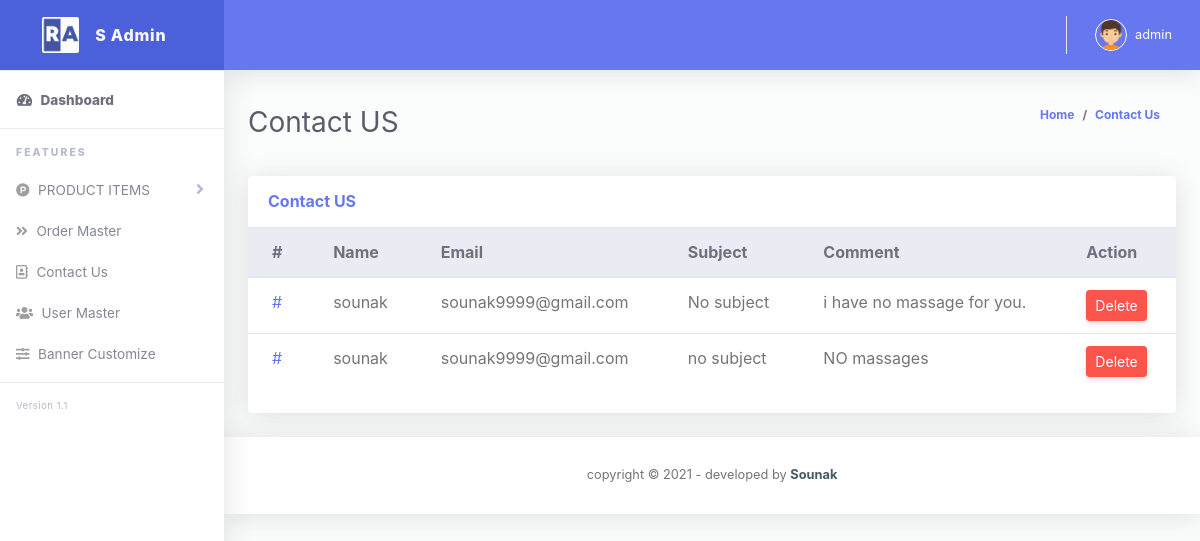
/admin/contact_us.php (signed in), run on the app's committed database.
### tables this page shows
CREATE TABLE `contact_us` (
  `id` int(11) NOT NULL,
  `name` varchar(255) NOT NULL,
  `email` varchar(75) NOT NULL,
  `subject` varchar(100) NOT NULL,
  `comment` text NOT NULL,
  `added_on` datetime NOT NULL
);

### admin/contact_us.php (the view, shortened to what this page needs)
<?php
	require('header.inc.php');
					?>
        <div class="container-fluid" id="container-wrapper">
          <div class="d-sm-flex align-items-center justify-content-between mb-4">
            <h1 class="h3 mb-0 text-gray-800">Contact US</h1>
            <ol class="breadcrumb">
              <li class="breadcrumb-item"><a href="index.php">Home</a></li>
              <li class="breadcrumb-item"><a href="contact_us.php">Contact Us</a></li>
            </ol>
          </div>
          <div class="row">
            <div class="col-lg-12 mb-4">
              <div class="card">
                <div class="card-header py-3 d-flex flex-row align-items-center justify-content-between">
                  <h6 class="m-0 font-weight-bold text-primary">Contact US</h6>
                </div>
                <div class="table-responsive">
                  <table class="table align-items-center table-flush">
                    <thead class="thead-light">
                      <tr>
                        <th>#</th>
                        <th>Name</th>
                        <th>Email</th>
                        <th>Subject</th>
                        <th>Comment</th>
                        <th>Action</th>
                      </tr>
                    </thead>
                    <tbody>
					<?php
						$sql="select * from contact_us";
						$result=mysqli_query($conn,$sql);
						while($row=mysqli_fetch_assoc($result)){
					?>
                      <tr>
                        <td><a href="#">#</a></td>
                        <td><?php echo $row['name']?></td>
                        <td><?php echo $row['email']?></td>
                        <td><?php echo $row['subject']?></td>
                        <td><?php echo $row['comment']?></td>
                        <td><a href="contact_us.php?oparetion=delete&id=<?php echo $row['id']?>" class="btn btn-sm btn-danger">Delete</a></td>
                      </tr>
					<?php
						}
					?>
                    </tbody>
                  </table>
                </div>
                <div class="card-footer"></div>
              </div>
            </div>
          </div>
        </div>
<?php
	require('footer.inc.php');
?>

### data on the page
contact_us: name "sounak", email "sounak9999@gmail.com", subject "No subject", comment "i have no massage for you."
contact_us: name "sounak", email "sounak9999@gmail.com", subject "no subject", comment "NO massages"

### other printed values
$admin_name "admin"
